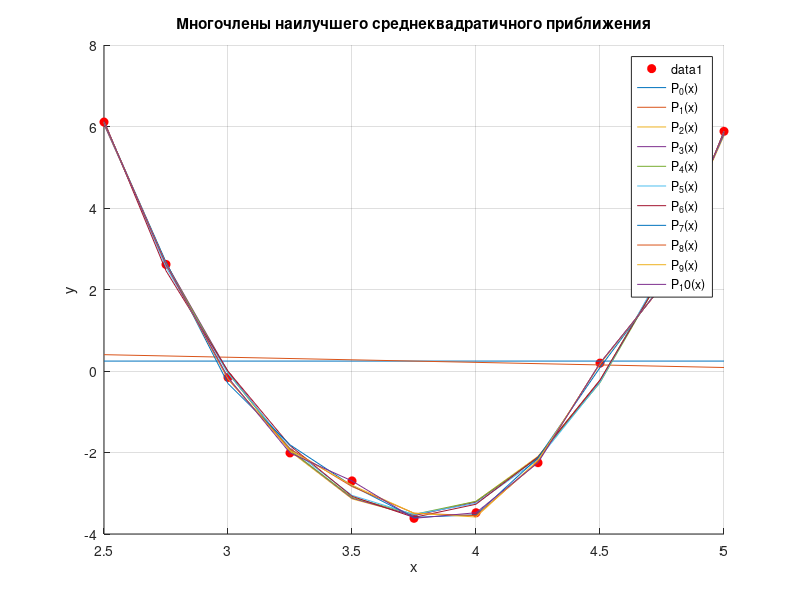
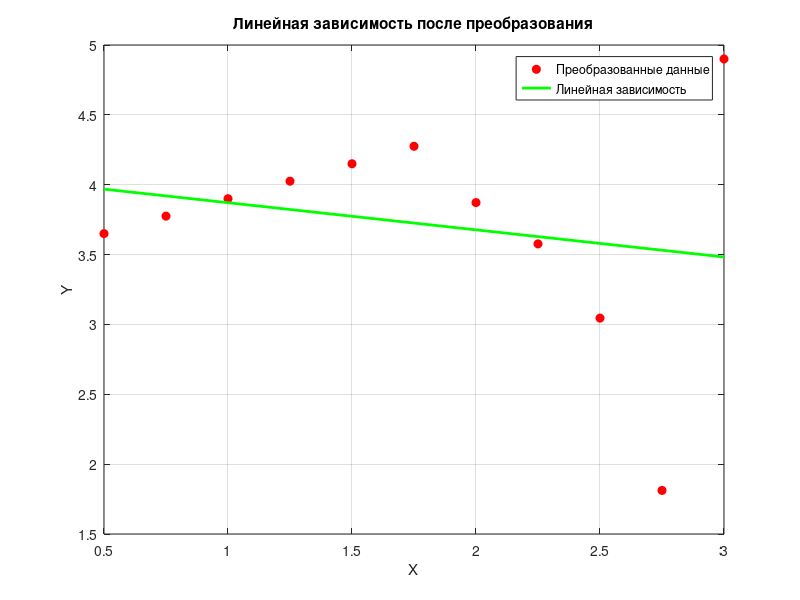

Write MATLAB code to recreate these figures, in order.
x = [2.5, 2.75, 3, 3.25, 3.5, 3.75, 4, 4.25, 4.5, 4.75, 5];
y = [6.109, 2.615, -0.157, -2.010, -2.697, -3.615, -3.478, -2.250, 0.193, 2.086, 5.882];


% 1.1 - 1.3
n = length(x);
m_values = 0:n-1;
sigma = zeros(size(m_values));

figure;
hold on;
plot(x, y, 'ro', 'MarkerFaceColor', 'r');

for m = m_values
    coeffs = polyfit(x, y, m);
    
    P_m = polyval(coeffs, x);
    sigma(m + 1) = sqrt(sum((P_m - y).^2) / (n - m));
    
    plot(x, P_m, 'DisplayName', sprintf('P_%d(x)', m));
end

hold off;
xlabel('x');
ylabel('y');
title('Многочлены наилучшего среднеквадратичного приближения');
legend show;
grid on;


% 1.4
[value, idx] = min(sigma);
r = idx - 1;
coeffs_r = polyfit(x, y, r);

fprintf('Найденный многочлен степени %d и значением %d:\n', r, value);
fprintf('P_%d(x) = ', r);
fprintf('%g', coeffs_r(1));
for i = 2:length(coeffs_r)
    fprintf(' + %gx^%d', coeffs_r(i), i-1);
end
fprintf('\n');


% 2.1 - 2.2
x = [0.5, 0.75, 1, 1.25, 1.5, 1.75, 2, 2.25, 2.5, 2.75, 3];
y = [1.7499, 2.5732, 3.2817, 3.8197, 4.1396, 4.2065, 3.5208, 2.7829, 1.8224, 0.6915, 0.6915];


Y = y ./ sin(x);
X = x;

% 2.3
coefficients = polyfit(X, Y, 1);
a = coefficients(1);
b = coefficients(2);

% 2.4
figure;
plot(X, Y, 'ro', 'MarkerFaceColor', 'r', 'DisplayName', 'Преобразованные данные');
hold on;

Y_fitted = a * X + b;
plot(X, Y_fitted, 'g-', 'LineWidth', 2, 'DisplayName', 'Линейная зависимость');

% Оформление графика
xlabel('X');
ylabel('Y');
title('Линейная зависимость после преобразования');
legend show;
grid on;

% 2.5
fprintf('Найденная линейная зависимость: Y = %.4f * X + %.4f\n', a, b);
